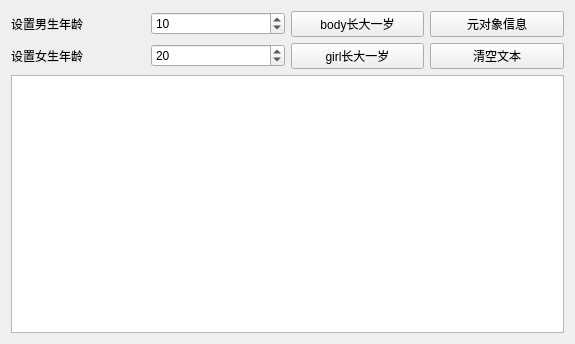
<?xml version="1.0" encoding="UTF-8"?>
<ui version="4.0">
 <class>widget</class>
 <widget class="QWidget" name="widget">
  <property name="geometry">
   <rect>
    <x>0</x>
    <y>0</y>
    <width>575</width>
    <height>344</height>
   </rect>
  </property>
  <property name="windowTitle">
   <string>元系统demo</string>
  </property>
  <layout class="QVBoxLayout" name="verticalLayout">
   <item>
    <layout class="QGridLayout" name="gridLayout">
     <item row="0" column="0">
      <widget class="QLabel" name="labelBoy">
       <property name="text">
        <string>设置男生年龄</string>
       </property>
      </widget>
     </item>
     <item row="0" column="1">
      <widget class="QSpinBox" name="spinBoy">
       <property name="value">
        <number>10</number>
       </property>
      </widget>
     </item>
     <item row="0" column="3">
      <widget class="QPushButton" name="btnClassInfo">
       <property name="text">
        <string>元对象信息</string>
       </property>
      </widget>
     </item>
     <item row="1" column="0">
      <widget class="QLabel" name="labelGirl">
       <property name="text">
        <string>设置女生年龄</string>
       </property>
      </widget>
     </item>
     <item row="1" column="1">
      <widget class="QSpinBox" name="spinGirl">
       <property name="value">
        <number>20</number>
       </property>
      </widget>
     </item>
     <item row="1" column="3">
      <widget class="QPushButton" name="btnClear">
       <property name="text">
        <string>清空文本</string>
       </property>
      </widget>
     </item>
     <item row="0" column="2">
      <widget class="QPushButton" name="btnBoyInc">
       <property name="text">
        <string>body长大一岁</string>
       </property>
      </widget>
     </item>
     <item row="1" column="2">
      <widget class="QPushButton" name="btnGirlInc">
       <property name="text">
        <string>girl长大一岁</string>
       </property>
      </widget>
     </item>
    </layout>
   </item>
   <item>
    <widget class="QPlainTextEdit" name="plainTextEdit"/>
   </item>
  </layout>
 </widget>
 <resources/>
 <connections/>
</ui>
